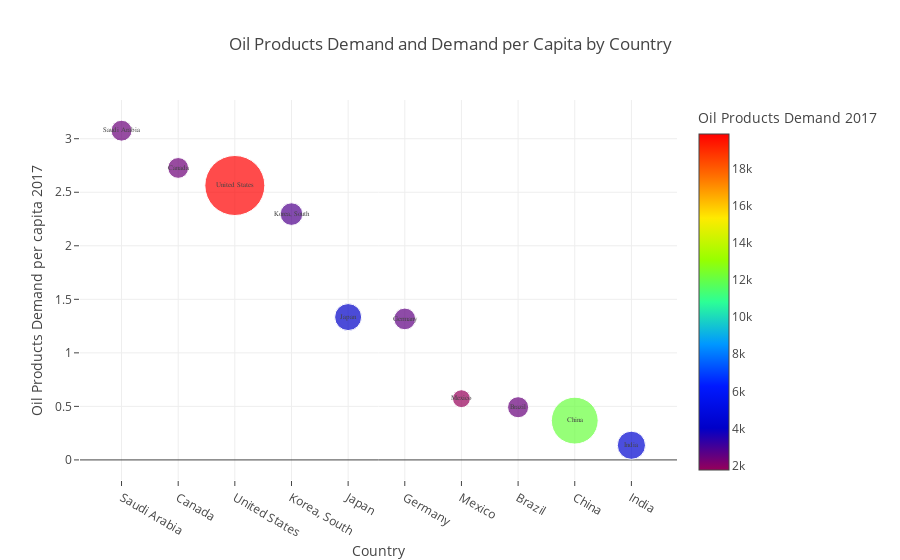

The notebook cell this image was saved under:
### Code cell
import plotly.graph_objs as go
import plotly.plotly
import numpy as np
import pandas as pd
import plotly.graph_objs as go
plotly.offline.init_notebook_mode(connected=True)

x=df2['COUNTRY']
y=df2['Oil Products Demand per capita 2017']
z=df2['Oil Products Demand 2017']
n=df2['COUNTRY']

 
#df2['text'] = df2['COUNTRY'] + df2['CITY'] + '' + 'Oil Products Demand per capita 2017 ' + df2['Oil Products Demand per capita 2017'].astype(str)


df2['text'] = df2['COUNTRY']  + 'Oil Products Demand per capita 2017: ' + df2['Oil Products Demand per capita 2017'].astype(str)



scl = [0,"rgb(150,0,90)"],[0.125,"rgb(0, 0, 200)"],[0.25,"rgb(0, 25, 255)"],\
[0.375,"rgb(0, 152, 255)"],[0.5,"rgb(44, 255, 150)"],[0.625,"rgb(151, 255, 0)"],\
[0.75,"rgb(255, 234, 0)"],[0.875,"rgb(255, 111, 0)"],[1,"rgb(255, 0, 0)"]
    
size = df2['Oil Products Demand 2017']


trace1 = go.Scatter(
    y=df2['Oil Products Demand per capita 2017'],
    x=df2['COUNTRY'],
    text = df2['COUNTRY'],
    textfont=dict(
        family='sans serif',
        size=7,    
    ),
    mode='markers+text',
    marker = dict( 
        size=size,
     #   size=7,
        sizemode='area',
        #sizeref=2.*max(size)/(40.**2),
        sizeref=2.*max(size)/(60.**2),
        sizemin=4,
        colorscale = scl,
            cmin = df2['Oil Products Demand 2017'].min(),
            color = df2['Oil Products Demand 2017'],
            cmax = df2['Oil Products Demand 2017'].max(),
            colorbar=dict(
            title="Oil Products Demand 2017"
            )
        )
)
data1 = [trace1]
layout3= go.Layout(
   
 title= 'Oil Products Demand and Demand per Capita by Country',
    hovermode= 'closest',
    xaxis= dict(
        title= 'Country',
        ticklen= 5,
        zeroline= False,
        gridwidth= 1,
        
),
    yaxis=dict(
        title= 'Oil Products Demand per capita 2017',
        ticklen= 5,
        gridwidth= 1,
        
    ),
    showlegend= False
    
)


fig = dict( data=data1 ,layout=layout3)
plotly.offline.iplot( fig, validate=False )

### Figure 1 — Plotly figure (JSON) as saved in the notebook; plotly's stock layout.template omitted (floating-point values rounded to 4 significant figures)
{"data": [{"marker": {"cmax": 19873, "cmin": 1761.0, "color": [2412.0, 2383.0, 19873, 2814.0, 4026.0, 2593.0, 1761.0, 2451.0, 12120.0, 4383.0], "colorbar": {"title": "Oil Products Demand 2017"}, "colorscale": [[0, "rgb(150,0,90)"], [0.125, "rgb(0, 0, 200)"], [0.25, "rgb(0, 25, 255)"], [0.375, "rgb(0, 152, 255)"], [0.5, "rgb(44, 255, 150)"], [0.625, "rgb(151, 255, 0)"], [0.75, "rgb(255, 234, 0)"], [0.875, "rgb(255, 111, 0)"], [1, "rgb(255, 0, 0)"]], "size": [2412.0, 2383.0, 19873, 2814.0, 4026.0, 2593.0, 1761.0, 2451.0, 12120.0, 4383.0], "sizemin": 4, "sizemode": "area", "sizeref": 11.04}, "mode": "markers+text", "text": ["Saudi Arabia", "Canada", "United States", "Korea, South", "Japan", "Germany", "Mexico", "Brazil", "China", "India"], "textfont": {"family": "sans serif", "size": 7}, "type": "scatter", "x": ["Saudi Arabia", "Canada", "United States", "Korea, South", "Japan", "Germany", "Mexico", "Brazil", "China", "India"], "y": [3.075, 2.727, 2.563, 2.296, 1.334, 1.317, 0.572, 0.492, 0.367, 0.137]}], "layout": {"hovermode": "closest", "showlegend": false, "title": "Oil Products Demand and Demand per Capita by Country", "xaxis": {"gridwidth": 1, "ticklen": 5, "title": "Country", "zeroline": false}, "yaxis": {"gridwidth": 1, "ticklen": 5, "title": "Oil Products Demand per capita 2017"}}}
